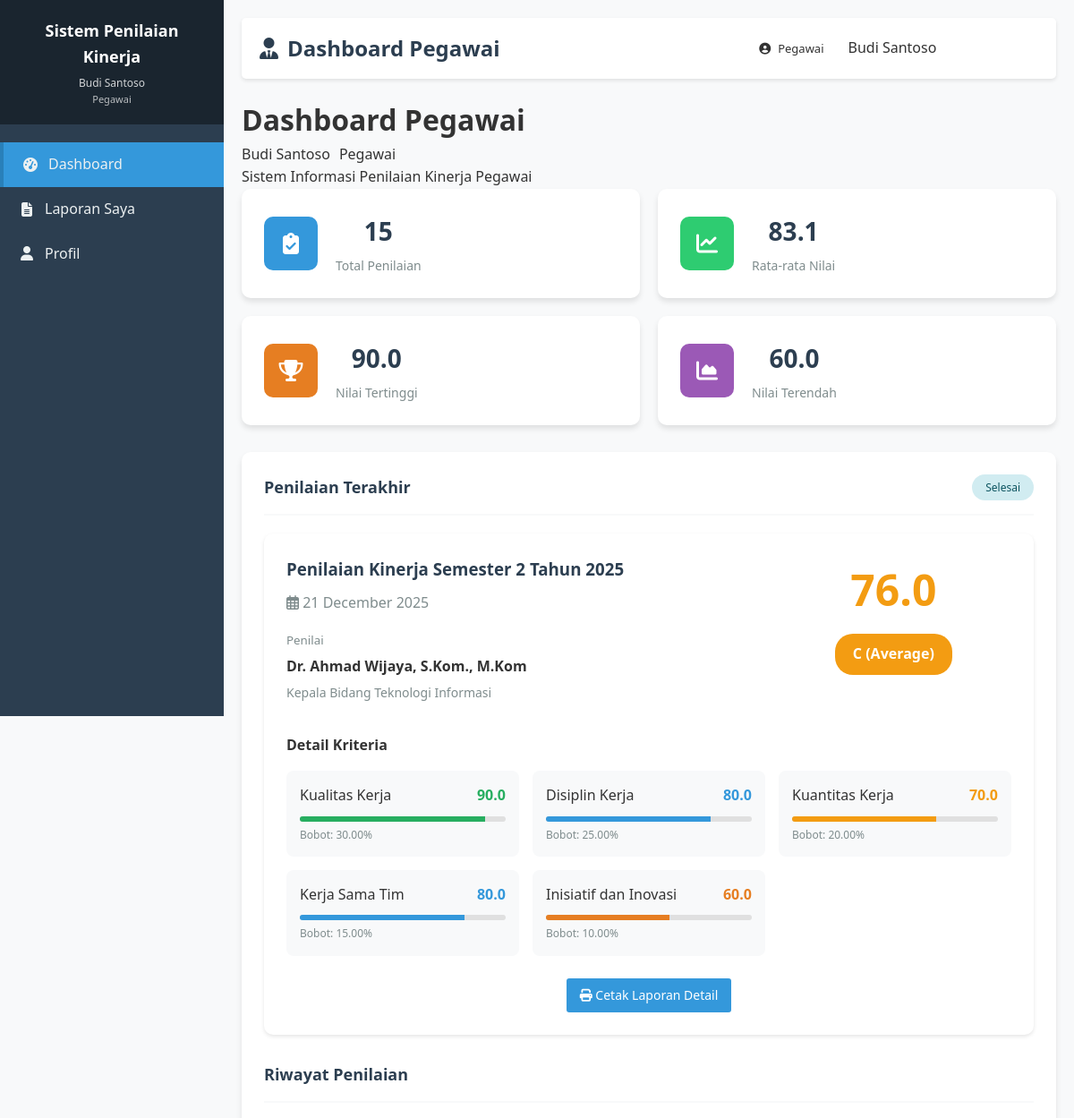
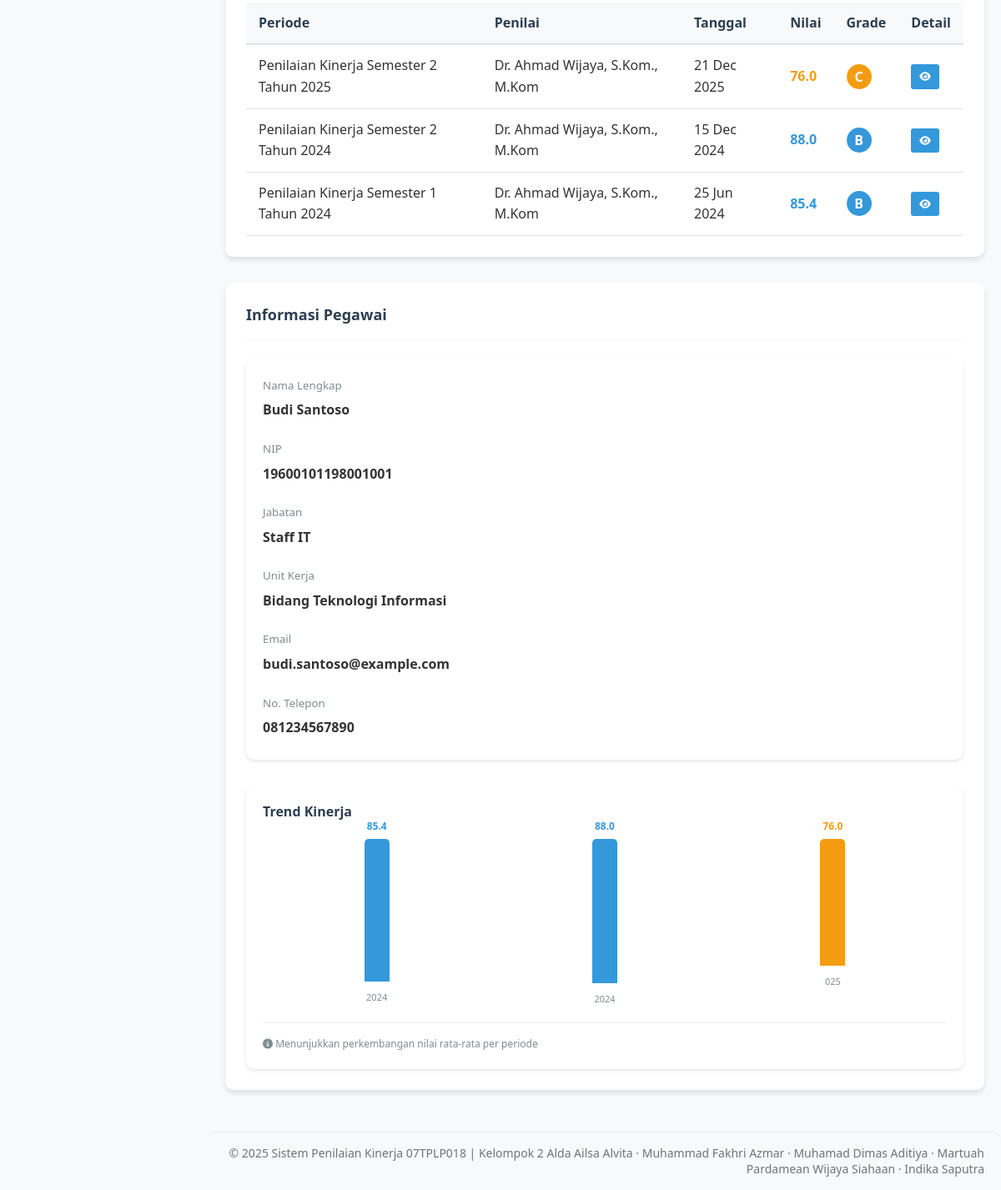
The page /pegawai/dashboard.php (signed in) on the database its author committed (2 pictures, top to bottom).
### tables this page shows
CREATE TABLE `penilaian` (
  `id` int(11) NOT NULL,
  `periode_id` int(11) NOT NULL,
  `pegawai_id` int(11) NOT NULL,
  `penilai_id` int(11) NOT NULL,
  `tanggal_penilaian` date NOT NULL,
  `status` enum('draft','selesai') NOT NULL DEFAULT 'draft',
  `catatan` text DEFAULT NULL,
  `created_at` timestamp NOT NULL DEFAULT current_timestamp(),
  `updated_at` timestamp NOT NULL DEFAULT current_timestamp() ON UPDATE current_timestamp()
);

CREATE TABLE `periode_penilaian` (
  `id` int(11) NOT NULL,
  `nama_periode` varchar(100) NOT NULL,
  `tanggal_mulai` date NOT NULL,
  `tanggal_selesai` date NOT NULL,
  `status` enum('aktif','selesai','draft') NOT NULL DEFAULT 'draft',
  `created_at` timestamp NOT NULL DEFAULT current_timestamp(),
  `updated_at` timestamp NOT NULL DEFAULT current_timestamp() ON UPDATE current_timestamp()
);

CREATE TABLE `penilai` (
  `id` int(11) NOT NULL,
  `user_id` int(11) NOT NULL,
  `nama_penilai` varchar(255) NOT NULL,
  `jabatan` varchar(100) NOT NULL,
  `created_at` timestamp NOT NULL DEFAULT current_timestamp(),
  `updated_at` timestamp NOT NULL DEFAULT current_timestamp() ON UPDATE current_timestamp()
);

CREATE TABLE `detail_penilaian` (
  `id` int(11) NOT NULL,
  `penilaian_id` int(11) NOT NULL,
  `kriteria_id` int(11) NOT NULL,
  `nilai` decimal(5,2) NOT NULL DEFAULT 0.00,
  `catatan` text DEFAULT NULL,
  `created_at` timestamp NOT NULL DEFAULT current_timestamp(),
  `updated_at` timestamp NOT NULL DEFAULT current_timestamp() ON UPDATE current_timestamp()
);

CREATE TABLE `kriteria` (
  `id` int(11) NOT NULL,
  `kode_kriteria` varchar(10) NOT NULL,
  `nama_kriteria` varchar(255) NOT NULL,
  `deskripsi` text DEFAULT NULL,
  `bobot` decimal(5,2) NOT NULL DEFAULT 0.00,
  `created_at` timestamp NOT NULL DEFAULT current_timestamp(),
  `updated_at` timestamp NOT NULL DEFAULT current_timestamp() ON UPDATE current_timestamp(),
  `status` enum('Aktif','Tidak Aktif') DEFAULT 'Aktif'
);

CREATE TABLE `pegawai` (
  `id` int(11) NOT NULL,
  `user_id` int(11) DEFAULT NULL,
  `nip` varchar(50) NOT NULL,
  `nama_depan` varchar(100) DEFAULT NULL,
  `nama_belakang` varchar(100) DEFAULT NULL,
  `nama_lengkap` varchar(255) NOT NULL,
  `jabatan` varchar(100) NOT NULL,
  `unit_kerja` varchar(100) DEFAULT NULL,
  `email` varchar(100) DEFAULT NULL,
  `no_telp` varchar(20) DEFAULT NULL,
  `created_at` timestamp NOT NULL DEFAULT current_timestamp(),
  `updated_at` timestamp NOT NULL DEFAULT current_timestamp() ON UPDATE current_timestamp()
);

### pegawai/dashboard.php (the view, shortened to what the rows shown need)
<?php
require_once '../config/database.php';
$db = new Database();
$conn = $db->getConnection();
$user_id = $_SESSION['user_id'];
$pegawai = null;
$pegawai_query = "SELECT * FROM pegawai WHERE user_id = '$user_id'";
$pegawai_result = $conn->query($pegawai_query);
if ($pegawai_result && $pegawai_result->num_rows > 0) {
    $pegawai = $pegawai_result->fetch_assoc();
}
$pegawai_id = $pegawai['id'];
$latest_query = "
    SELECT
        pn.*,
        pl.nama_penilai,
        pl.jabatan as jabatan_penilai,
        pr.nama_periode,
        (SELECT AVG(nilai) FROM detail_penilaian WHERE penilaian_id = pn.id) as rata_rata_nilai
    FROM penilaian pn
    JOIN penilai pl ON pn.penilai_id = pl.id
    JOIN periode_penilaian pr ON pn.periode_id = pr.id
    WHERE pn.pegawai_id = '$pegawai_id'
    AND pn.status = 'selesai'
    ORDER BY pn.tanggal_penilaian DESC
    LIMIT 1
";
$latest_result = $conn->query($latest_query);
$latest_penilaian = $latest_result ? $latest_result->fetch_assoc() : null;
$history_query = "
    SELECT
        pn.*,
        pl.nama_penilai,
        pr.nama_periode,
        (SELECT AVG(nilai) FROM detail_penilaian WHERE penilaian_id = pn.id) as rata_rata_nilai
    FROM penilaian pn
    JOIN penilai pl ON pn.penilai_id = pl.id
    JOIN periode_penilaian pr ON pn.periode_id = pr.id
    WHERE pn.pegawai_id = '$pegawai_id'
    AND pn.status = 'selesai'
    ORDER BY pn.tanggal_penilaian DESC
    LIMIT 10
";
$history_result = $conn->query($history_query);
require_once '../includes/header.php';
?>
<div class="dashboard-header">
    <div class="header-title">
        <h1>Dashboard Pegawai</h1>
    </div>
</div>
<div class="content-section">
    <div class="main-section">
        <?php if ($latest_penilaian):
            $rata_rata = $latest_penilaian['rata_rata_nilai'] ?? 0;
            $grade = '';
            $grade_color = '';
            if ($rata_rata >= 90) {
                $grade = 'A (Excellent)';
                $grade_color = '#27ae60';
            } elseif ($rata_rata >= 80) {
                $grade = 'B (Good)';
                $grade_color = '#3498db';
            } elseif ($rata_rata >= 70) {
                $grade = 'C (Average)';
                $grade_color = '#f39c12';
            } elseif ($rata_rata >= 60) {
                $grade = 'D (Below Average)';
                $grade_color = '#e67e22';
            } else {
                $grade = 'E (Poor)';
                $grade_color = '#e74c3c';
            }
        ?>
            <div class="section-header">
                <h2>Penilaian Terakhir</h2>
                <span class="status-badge status-selesai">Selesai</span>
            </div>
            <div style="background: white; border-radius: 10px; padding: 25px; box-shadow: 0 2px 4px rgba(0,0,0,0.1);">
                <div style="display: grid; grid-template-columns: 2fr 1fr; gap: 20px; margin-bottom: 20px;">
                    <div>
                        <h3 style="margin-bottom: 10px; color: #2c3e50;"><?php echo $latest_penilaian['nama_periode']; ?></h3>
                        <div style="color: #7f8c8d; margin-bottom: 15px;">
                            <i class="far fa-calendar-alt"></i>
                            <?php echo date('d F Y', strtotime($latest_penilaian['tanggal_penilaian'])); ?>
                        </div>
                        <div style="display: flex; align-items: center; gap: 15px; margin-bottom: 15px;">
                            <div>
                                <small style="color: #7f8c8d;">Penilai</small>
                                <p style="font-weight: bold; margin: 5px 0;"><?php echo $latest_penilaian['nama_penilai']; ?></p>
                                <p style="color: #7f8c8d; font-size: 14px; margin: 0;"><?php echo $latest_penilaian['jabatan_penilai']; ?></p>
                            </div>
                        </div>
                    </div>
                    <div style="text-align: center;">
                        <div style="font-size: 48px; font-weight: bold; color: <?php echo $grade_color; ?>; margin-bottom: 10px;">
                            <?php echo number_format($rata_rata, 1); ?>
                        </div>
                        <div style="padding: 10px 20px; background: <?php echo $grade_color; ?>; color: white;
                             border-radius: 20px; font-weight: bold; display: inline-block;">
                            <?php echo $grade; ?>
                        </div>
                    </div>
                </div>
                <?php
                if (isset($latest_penilaian['id'])) {
                    $latest_penilaian_id = $db->escapeString($latest_penilaian['id']);
                    $detail_query = "
                        SELECT k.nama_kriteria, d.nilai, k.bobot
                        FROM detail_penilaian d
                        JOIN kriteria k ON d.kriteria_id = k.id
                        WHERE d.penilaian_id = '$latest_penilaian_id'
                        ORDER BY k.bobot DESC
                    ";
                    $detail_result = $conn->query($detail_query);
                } else {
                    $detail_result = null;
                }
                ?>
                <?php if ($detail_result && $detail_result->num_rows > 0): ?>
                    <div style="margin-top: 20px;">
                        <h4 style="margin-bottom: 15px;">Detail Kriteria</h4>
                        <div style="display: grid; grid-template-columns: repeat(auto-fit, minmax(200px, 1fr)); gap: 15px;">
                            <?php while ($detail = $detail_result->fetch_assoc()):
                                $percentage = ($detail['nilai'] / 100) * 100;
                                $color = '';
                                if ($detail['nilai'] >= 90) $color = '#27ae60';
                                elseif ($detail['nilai'] >= 80) $color = '#3498db';
                                elseif ($detail['nilai'] >= 70) $color = '#f39c12';
                                elseif ($detail['nilai'] >= 60) $color = '#e67e22';
                                else $color = '#e74c3c';
                            ?>
                                <div style="background: #f8f9fa; padding: 15px; border-radius: 8px;">
                                    <div style="display: flex; justify-content: space-between; margin-bottom: 10px;">
                                        <span style="font-weight: 500;"><?php echo $detail['nama_kriteria']; ?></span>
                                        <span style="font-weight: bold; color: <?php echo $color; ?>;">
                                            <?php echo number_format($detail['nilai'], 1); ?>
                                        </span>
                                    </div>
                                    <div style="height: 6px; background: #e0e0e0; border-radius: 3px; overflow: hidden;">
                                        <div style="width: <?php echo $percentage; ?>%; height: 100%; background: <?php echo $color; ?>;"></div>
                                    </div>
                                    <div style="font-size: 12px; color: #7f8c8d; margin-top: 5px;">
                                        Bobot: <?php echo $detail['bobot']; ?>%
                                    </div>
                                </div>
                            <?php endwhile; ?>
                        </div>
                    </div>
                <?php endif; ?>
                <?php if (isset($latest_penilaian['id'])): ?>
                <div style="margin-top: 25px; text-align: center;">
                    <a href="laporan.php?id=<?php echo $latest_penilaian['id']; ?>"
                       target="_blank" class="btn btn-primary">
                        <i class="fas fa-print"></i> Cetak Laporan Detail
                    </a>
                </div>
                <?php endif; ?>
            </div>
        <?php endif; ?>
        <div class="section-header" style="margin-top: 30px;">
            <h2>Riwayat Penilaian</h2>
        </div>
        <?php if ($history_result && $history_result->num_rows > 0): ?>
            <div class="table-responsive">
                <table class="data-table">
                    <thead>
                        <tr>
                            <th>Periode</th>
                            <th>Penilai</th>
                            <th>Tanggal</th>
                            <th>Nilai</th>
                            <th>Grade</th>
                            <th>Detail</th>
                        </tr>
                    </thead>
                    <tbody>
                        <?php while ($history = $history_result->fetch_assoc()):
                            $rata_rata = $history['rata_rata_nilai'] ?? 0;
                            $grade = '';
                            $grade_color = '';
                            if ($rata_rata >= 90) {
                                $grade = 'A';
                                $grade_color = '#27ae60';
                            } elseif ($rata_rata >= 80) {
                                $grade = 'B';
                                $grade_color = '#3498db';
                            } elseif ($rata_rata >= 70) {
                                $grade = 'C';
                                $grade_color = '#f39c12';
                            } elseif ($rata_rata >= 60) {
                                $grade = 'D';
                                $grade_color = '#e67e22';
                            } else {
                                $grade = 'E';
                                $grade_color = '#e74c3c';
                            }
                        ?>
                            <tr>
                                <td><?php echo $history['nama_periode']; ?></td>
                                <td><?php echo $history['nama_penilai']; ?></td>
                                <td><?php echo date('d M Y', strtotime($history['tanggal_penilaian'])); ?></td>
                                <td>
                                    <div style="font-weight: bold; color: <?php echo $grade_color; ?>;">
                                        <?php echo number_format($rata_rata, 1); ?>
                                    </div>
                                </td>
                                <td>
                                    <span style="display: inline-block; width: 30px; height: 30px;
                                          background: <?php echo $grade_color; ?>; color: white;
                                          border-radius: 50%; line-height: 30px; text-align: center; font-weight: bold;">
                                        <?php echo $grade; ?>
                                    </span>
                                </td>
                                <td>
                                    <a href="laporan.php?id=<?php echo $history['id']; ?>"
                                       target="_blank" class="btn btn-sm btn-primary">
                                        <i class="fas fa-eye"></i>
                                    </a>
                                </td>
                            </tr>
                        <?php endwhile; ?>
                    </tbody>
                </table>
            </div>
        <?php else: ?>
            <div style="text-align: center; padding: 30px; background: white; border-radius: 10px; box-shadow: 0 2px 4px rgba(0,0,0,0.1);">
                <p style="color: #7f8c8d;">Belum ada riwayat penilaian</p>
            </div>
        <?php endif; ?>
    </div>
    <div class="quick-actions-section">
        <div class="section-header">
            <h2>Informasi Pegawai</h2>
        </div>
        <div style="padding: 20px; background: white; border-radius: 10px; box-shadow: 0 2px 4px rgba(0,0,0,0.1);">
            <div style="display: grid; grid-template-columns: 1fr; gap: 15px;">
                <div>
                    <small style="color: #7f8c8d;">Nama Lengkap</small>
                    <p style="font-weight: bold; margin: 5px 0;"><?php echo $pegawai['nama_lengkap']; ?></p>
                </div>
                <div>
                    <small style="color: #7f8c8d;">NIP</small>
                    <p style="font-weight: bold; margin: 5px 0;"><?php echo $pegawai['nip']; ?></p>
                </div>
                <div>
                    <small style="color: #7f8c8d;">Jabatan</small>
                    <p style="font-weight: bold; margin: 5px 0;"><?php echo $pegawai['jabatan']; ?></p>
                </div>
                <div>
                    <small style="color: #7f8c8d;">Unit Kerja</small>
                    <p style="font-weight: bold; margin: 5px 0;"><?php echo $pegawai['unit_kerja']; ?></p>
                </div>
                <?php if ($pegawai['email']): ?>
                    <div>
                        <small style="color: #7f8c8d;">Email</small>
                        <p style="font-weight: bold; margin: 5px 0;"><?php echo $pegawai['email']; ?></p>
                    </div>
                <?php endif; ?>
                <?php if ($pegawai['no_telp']): ?>
                    <div>
                        <small style="color: #7f8c8d;">No. Telepon</small>
                        <p style="font-weight: bold; margin: 5px 0;"><?php echo $pegawai['no_telp']; ?></p>
                    </div>
                <?php endif; ?>
            </div>
        </div>
    </div>
</div>
<?php require_once '../includes/footer.php'; ?>

### rows shown on the page
penilaian: periode.nama_periode "Penilaian Kinerja Semester 2 Tahun 2025", tanggal_penilaian "21 December 2025", penilai.nama_penilai "Dr. Ahmad Wijaya, S.Kom., M.Kom", penilai.jabatan "Kepala Bidang Teknologi Informasi", tanggal_penilaian "21 Dec 2025", rata_rata "76.0", grade "C"
detail_penilaian: kriteria.nama_kriteria "Kualitas Kerja", nilai "90.0", kriteria.bobot "30.00"
detail_penilaian: kriteria.nama_kriteria "Disiplin Kerja", nilai "80.0", kriteria.bobot "25.00"
detail_penilaian: kriteria.nama_kriteria "Kuantitas Kerja", nilai "70.0", kriteria.bobot "20.00"
detail_penilaian: kriteria.nama_kriteria "Kerja Sama Tim", nilai "80.0", kriteria.bobot "15.00"
detail_penilaian: kriteria.nama_kriteria "Inisiatif dan Inovasi", nilai "60.0", kriteria.bobot "10.00"
penilaian: periode.nama_periode "Penilaian Kinerja Semester 2 Tahun 2024", penilai.nama_penilai "Dr. Ahmad Wijaya, S.Kom., M.Kom", tanggal_penilaian "15 Dec 2024", rata_rata "88.0", grade "B"
penilaian: periode.nama_periode "Penilaian Kinerja Semester 1 Tahun 2024", penilai.nama_penilai "Dr. Ahmad Wijaya, S.Kom., M.Kom", tanggal_penilaian "25 Jun 2024", rata_rata "85.4", grade "B"
pegawai: nama_lengkap "Budi Santoso", nip "19600101198001001", jabatan "Staff IT", unit_kerja "Bidang Teknologi Informasi", email "budi.santoso@example.com", no_telp "081234567890"

### other values the page prints
$_SESSION['nama_lengkap'] "Budi Santoso"
$page_title "Dashboard Pegawai"
$role "Pegawai"
$stats['total_penilaian'] "15"
$stats['rata_rata_keseluruhan'] "83.1"
$stats['nilai_tertinggi'] "90.0"
$stats['nilai_terendah'] "60.0"
$rata_rata "76.0"
$grade "C (Average)"
$data['rata_rata'] "85.4"
substr($data['nama_periode'], -4) "2024"
$data['rata_rata'] "88.0"
$data['rata_rata'] "76.0"
substr($data['nama_periode'], -4) "025"
